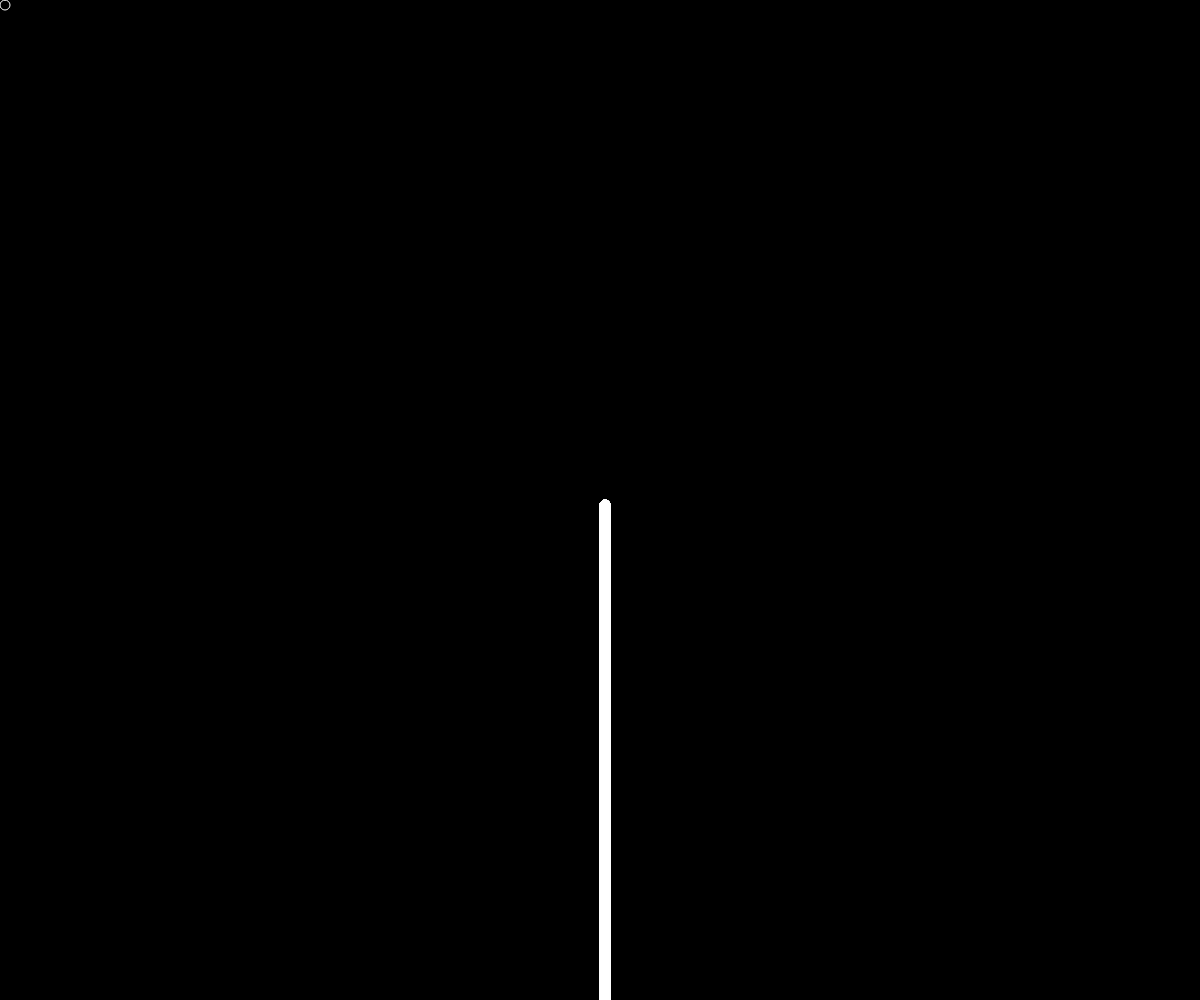
Frame 1 (no input)
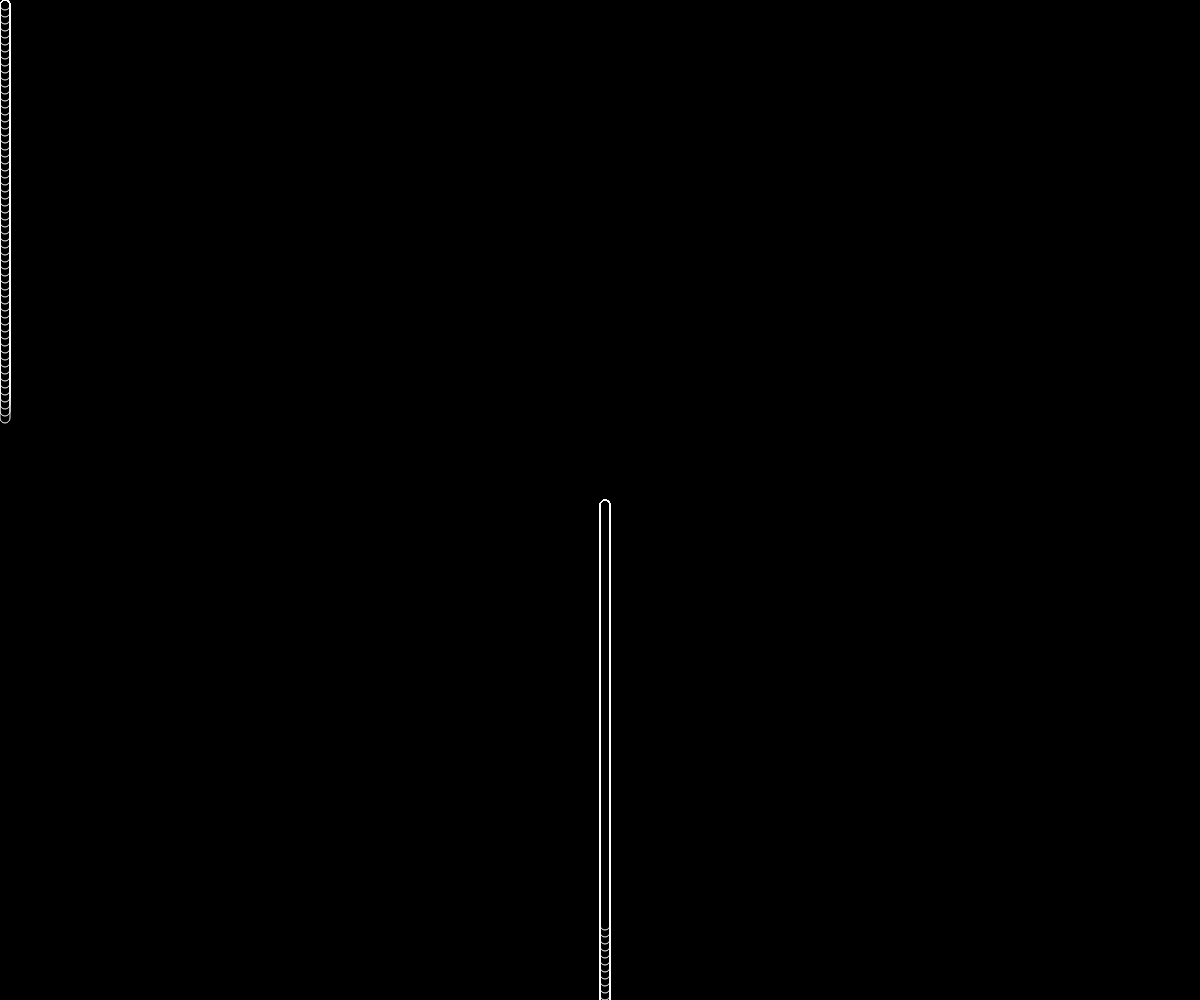
Frame 60 (no input)
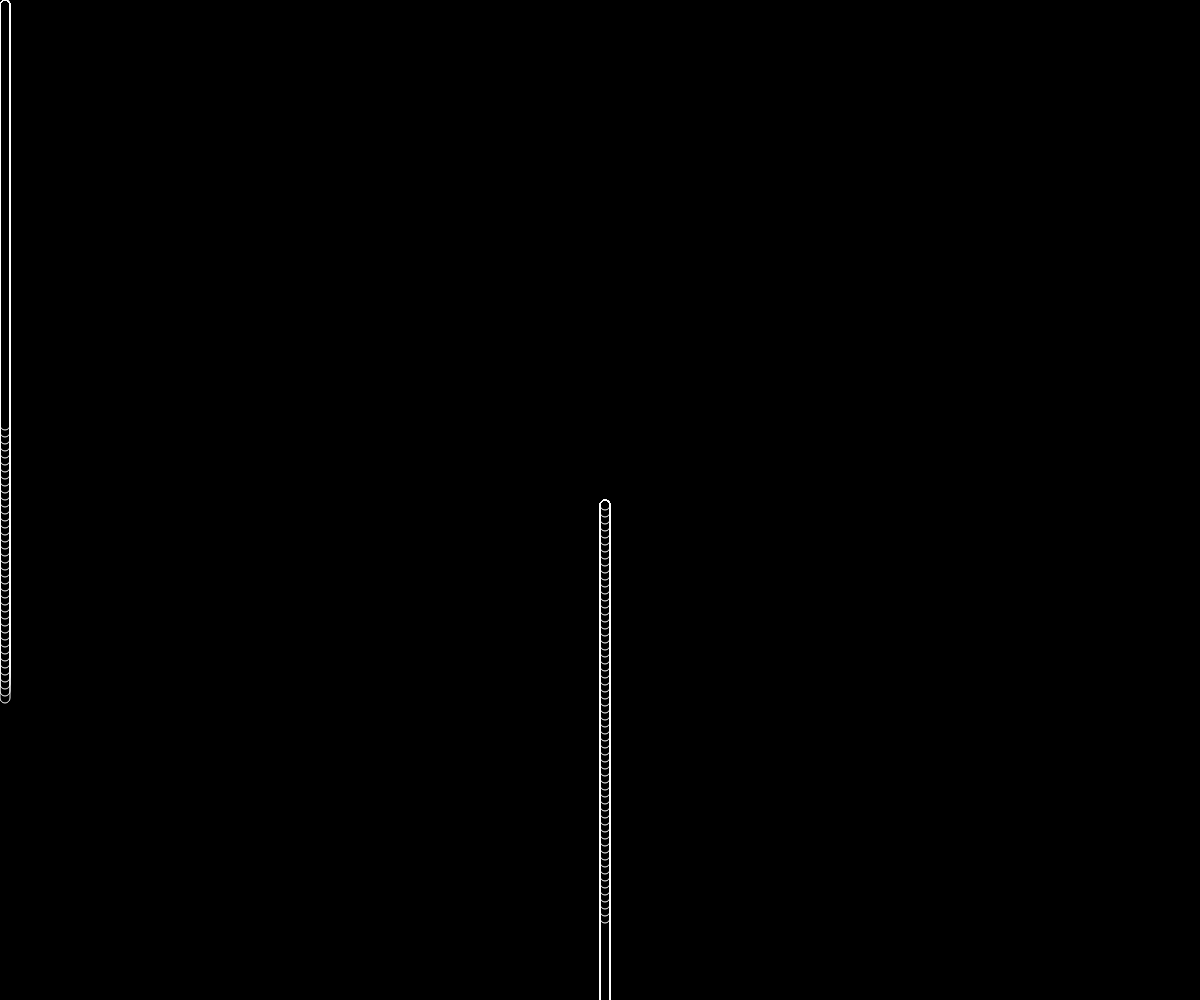
Frame 120 (the mouse pressed at the canvas centre since frame 60)

The p5.js sketch that drew these frames (run headless with seeded random() and noise() and a simulated clock; from frame 60 on, the mouse is pressed at the canvas centre):

// p5.js sketch
// ── sketch.js
let posX = new Array(100);
let posY = new Array(100);
let posVX = new Array(100);
let posVY = new Array(100);

function setup() {
  createCanvas(windowWidth, windowHeight);
  angleMode(DEGREES);
  for (let i=0; i<200; i++) {
    posX[i] = width/2;
    posY[i] = height/2;
    posVX[i] = 0;
    posVY[i] = 0;
  }
}

function draw() {
  background(0);
  
    for (let i=99; i>=0; i--) {
    posX[i] = posX[i-1];
    posY[i] = posY[i-1];
  }
  
    posX[0] = mouseX;
  posY[0] = mouseY;
  for (let i=190; i>=0; i--) {
    rect(posX[i], posY[i], 10+i*0, 10+i*7, 10+i*2);
    
  fill(30,120,255,0);
  stroke(255);
  }
  
}
